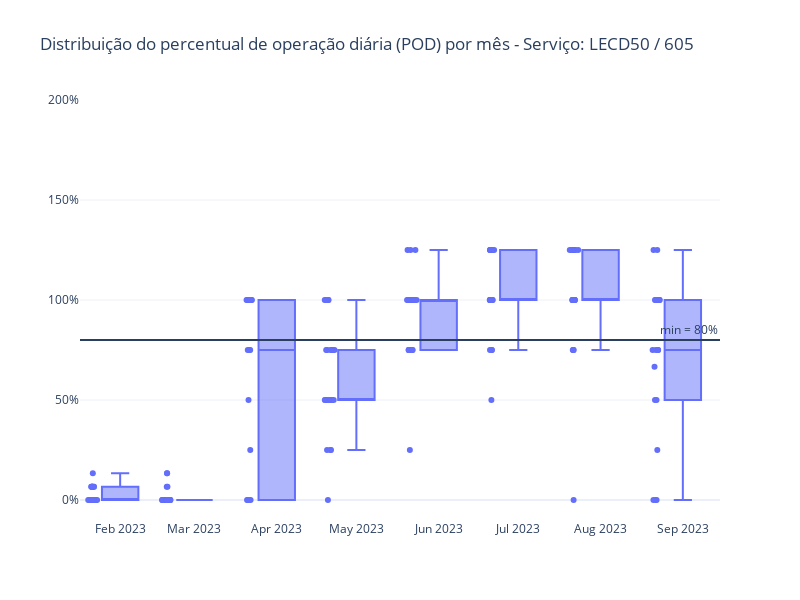

Here is the notebook cell this chart was saved with:
### Code cell
y = "perc_km_planejada"
title = f"Distribuição do percentual de operação diária (POD) por mês - Serviço: LECD50 / 605"

fig = px.box(
    pod_pre_reprocessamento, 
    x="mes_ano", 
    y=y, 
    title=title,
    template="plotly_white",
    labels={
        "mes_ano": "",
        y: ""
    },
    points="all"
)

fig.update_layout(
    yaxis_range=[-10, 200],  
    yaxis_ticksuffix="%",
    width=800,
    height=600,
    showlegend=False,
)

fig.add_hline(y=80, annotation_text="min = 80%")  # Linha horizontal para indicar o mínimo de 80%

fig.show()

### Figure 1 — Plotly figure (JSON) as saved in the notebook; plotly's stock layout.template omitted (floating-point values rounded to 4 significant figures; data arrays with more than 128 entries replaced by an {"elided": "..."} marker saying what was removed)
{"data": [{"alignmentgroup": "True", "boxpoints": "all", "hovertemplate": "=%{y}<extra></extra>", "legendgroup": "", "marker": {"color": "#636efa"}, "name": "", "notched": false, "offsetgroup": "", "orientation": "v", "showlegend": false, "type": "box", "x": {"elided": "166 str values"}, "x0": " ", "xaxis": "x", "y": {"elided": "166 float values"}, "y0": " ", "yaxis": "y"}], "layout": {"annotations": [{"showarrow": false, "text": "min = 80%", "x": 1, "xanchor": "right", "xref": "x domain", "y": 80, "yanchor": "bottom", "yref": "y"}], "boxmode": "group", "height": 600, "legend": {"tracegroupgap": 0}, "shapes": [{"type": "line", "x0": 0, "x1": 1, "xref": "x domain", "y0": 80, "y1": 80, "yref": "y"}], "showlegend": false, "title": {"text": "Distribuição do percentual de operação diária (POD) por mês - Serviço: LECD50 / 605"}, "width": 800, "xaxis": {"anchor": "y", "domain": [0, 1], "title": {"text": ""}}, "yaxis": {"anchor": "x", "domain": [0, 1], "range": [-10, 200], "ticksuffix": "%", "title": {"text": ""}}}}
